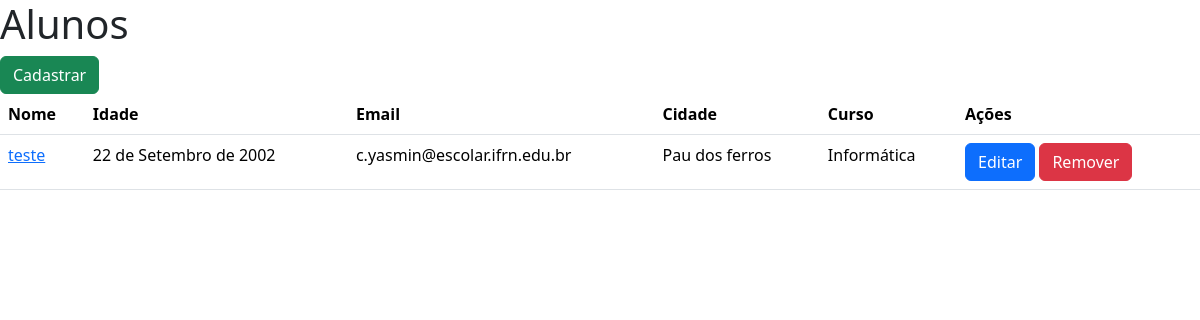
The app's page /aluno/, older data.
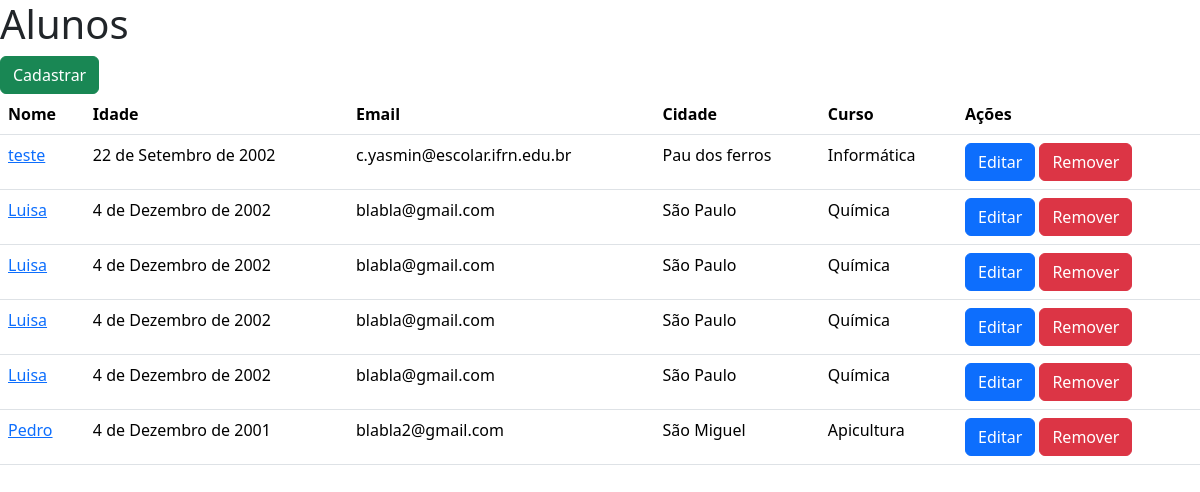
The same page, newer data.
### alunos/models.py (models this page shows, shortened)
class Aluno(models.Model):
    nome = models.CharField(max_length=100)
    endereco = models.CharField(max_length=200)
    email = models.EmailField()
    data_nascimento = models.DateField()
    cidade = models.ForeignKey(Cidade, on_delete=models.SET_NULL, null=True, blank=True)
    curso = models.ForeignKey(Curso, on_delete=models.SET_NULL, null=True, blank=True)

### cidades/models.py (models this page shows)
class Cidade(models.Model):
    nome = models.CharField(max_length=100)
    sigla_estado = models.CharField(max_length=2)
    def __str__(self):
        return self.nome

### cursos/models.py (models this page shows)
class Curso(models.Model):
    nome = models.CharField(max_length=100)
    def __str__(self):
        return self.nome

### alunos/views.py (the view)
# urls.py: path('', views.index, name="alunos"),
def index(request):
    alunos = Aluno.objects.all()
    return render(request, 'index.html', {'alunos': alunos})

### alunos/templates/index.html (shortened to what this page needs)
<!DOCTYPE html>
<html lang="en">
<head>
    <link href="https://cdn.jsdelivr.net/npm/bootstrap@5.3.2/dist/css/bootstrap.min.css" rel="stylesheet"
>
</head>
<body>
    <h1>Alunos</h1>
    <a href="{% url 'cadastrar_aluno'%}" type="button" class="btn btn-success">Cadastrar</a>
    <table class="table">
        <thead>
            <tr>
                <th scope="col">Nome</th>
                <th scope="col">Idade</th>
                <th scope="col">Email</th>
                <th scope="col">Cidade</th>
                <th scope="col">Curso</th>
                <th scope="col">Ações</th>
            </tr>
        </thead>
        {% for aluno in alunos %}
        <tr>
            <td><a href="{% url 'visualizar_aluno' aluno.id %}">{{aluno.nome}}</a></td>
            <td>{{aluno.data_nascimento}}</td>
            <td>{{aluno.email}}</td>
            <td>{{aluno.cidade}}</td>
            <td>{{aluno.curso}}</td>
            <td>
                <a href="{% url 'editar_aluno' aluno.id %}" class="btn btn-primary">Editar</a>
                <a href="{% url 'remover_aluno' aluno.id %}" class="btn btn-danger">Remover</a>
            </td>
        </tr>
        {%endfor%}
    </table>
</body>
</html>

Row changes from the older to the newer data that the page shows:
added Aluno: nome "Luisa", data_nascimento "4 de Dezembro de 2002", email "blabla@gmail.com", cidade "São Paulo", curso "Química"
added Aluno: nome "Luisa", data_nascimento "4 de Dezembro de 2002", email "blabla@gmail.com", cidade "São Paulo", curso "Química"
added Aluno: nome "Luisa", data_nascimento "4 de Dezembro de 2002", email "blabla@gmail.com", cidade "São Paulo", curso "Química"
added Aluno: nome "Luisa", data_nascimento "4 de Dezembro de 2002", email "blabla@gmail.com", cidade "São Paulo", curso "Química"
added Aluno: nome "Pedro", data_nascimento "4 de Dezembro de 2001", email "blabla2@gmail.com", cidade "São Miguel", curso "Apicultura"
